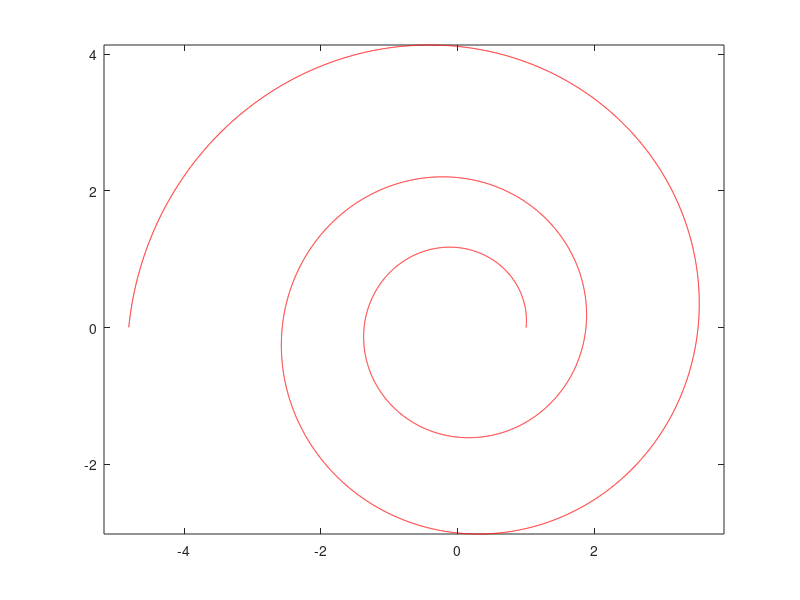

MATLAB code to generate this figure: (Note: this script raises an error after producing the figure.)
clear all
close all

%speira
arxi=0;
bhma=10^(-3);
telos=5*pi;

x0=0;
y0=0;
k=0.1;

t=[arxi:bhma:telos];
x=x0+exp(k*t).*cos(t);
y=y0+exp(k*t).*sin(t);

figure
plot(x,y,'r')
hold on
axis equal

%efaptomeni sto N
N=1000;
xA=x(N);
yA=y(N);

uy=k*exp(k*t(N))*sin(t(N))+exp(k*t(N))*cos(t(N));
ux=k*exp(k*t(N))*cos(t(N))+exp(k*t(N))*(-sin(t(N)));

[euth_x,euth_y]=euthigrammo_tmhma_synartisi(xA,yA,ux,uy,0.0001,-1,1);
plot(euth_x,euth_y)

%aksones x'x/y'y
[x_arnitika,x_thetika]=euthigrammo_tmhma_synartisi(0,0,1,0,10^(-3),-2,2);
[y_arnitika,y_thetika]=euthigrammo_tmhma_synartisi(0,0,0,1,10^(-3),-2,2);

hold on
plot(x_arnitika,x_thetika)
plot(y_arnitika,y_thetika)

%strofi
phii=pi/2;
pinakas_strofi=[cos(phii),-sin(phii);sin(phii),cos(phii)];
c=pinakas_strofi*[x;y];
x_estrameno=c(1,:);
y_estrameno=c(2,:);
plot(x_estrameno,y_estrameno)


